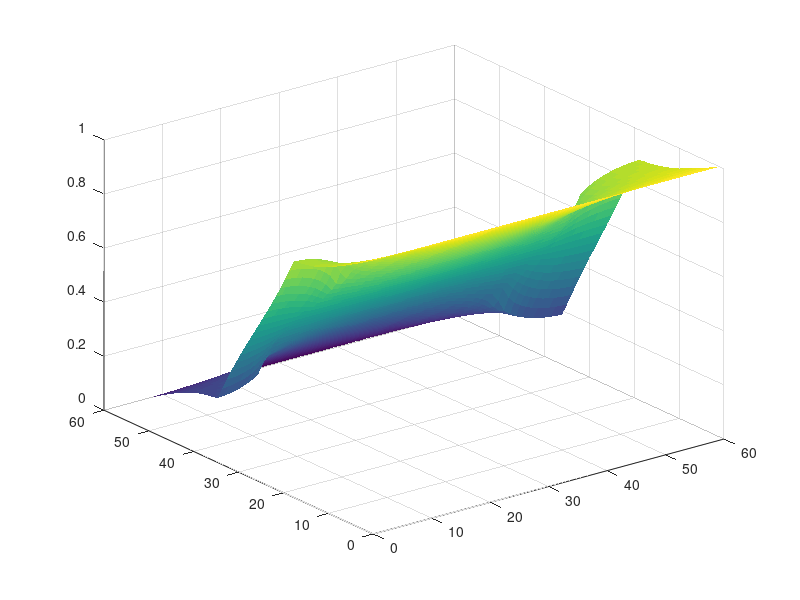

MATLAB code to generate this figure:
clearvars; close all
set(0,'DefaultFigureWindowStyle','docked')
nx = 60;
ny = 60;
F = zeros(1,nx*ny);
G = sparse(ny*nx);
M = zeros(nx,ny);
L = 90e-9;
W = 60e-9;
sigma = ones(nx,ny);
x = linspace(0,L,nx);
y = linspace(0,W,ny);
   

for i = 1:nx
   for j = 1:ny
    if x(i)> L*0.3 & x(i)< L*0.6 & (y(j)< W*0.15 | y(j)> W*0.8)
        sigma(i,j) = 10e-2;
    end
   end
end

    

for i = 1:nx 
        for j = 1:ny
        n = j +(i-1)*ny;
        nxm = j + (i-2)*ny;
        nxp = j + (i)*ny;
        nyp = (j+1) + (i-1)*ny; 
        nym = (j-1) +(i-1)*ny;
        
            if i == 1
            G(n,n) = sigma(i,j);
            F(n) = 1;
            
            elseif i == nx
            G(n,n) = sigma(i,j);   
            
            elseif j == 1 %bottom   
            G(n,nxp) = sigma(i+1,j);
            G(n,nxm) = sigma(i-1,j);
            G(n,nyp) = sigma(i,j+1);
            G(n,n) = -(G(n,nxp)+G(n,nxm)+G(n,nyp));
            
            elseif j == ny %top
            G(n,nxp) = sigma(i+1,j);
            G(n,nxm) = sigma(i-1,j);
            G(n,nym) = sigma(i,j-1);
            G(n,n) = -(G(n,nxp)+G(n,nxm)+G(n,nym));
          
            else 
            G(n,nxp) = sigma(i+1,j);
            G(n,nxm) = sigma(i-1,j);
            G(n,nym) = sigma(i,j-1);
            G(n,nyp) = sigma(i,j+1);
            G(n,n) = -(G(n,nxp)+G(n,nxm)+G(n,nym)+G(n,nyp));
            end           
        end
    end    
V = G\F';


    for i = 1:nx
        for j = 1:ny
            n = j + (i-1)*ny;
            M(i,j) = V(n);
        end
        surf(M,'linestyle','none')  
    end
    
[Ex,Ey] = gradient(M);
E = sqrt((Ex^2)+(Ey^2));   
J = sigma.*E;


    
    
    
    
    

    
    
    
    
